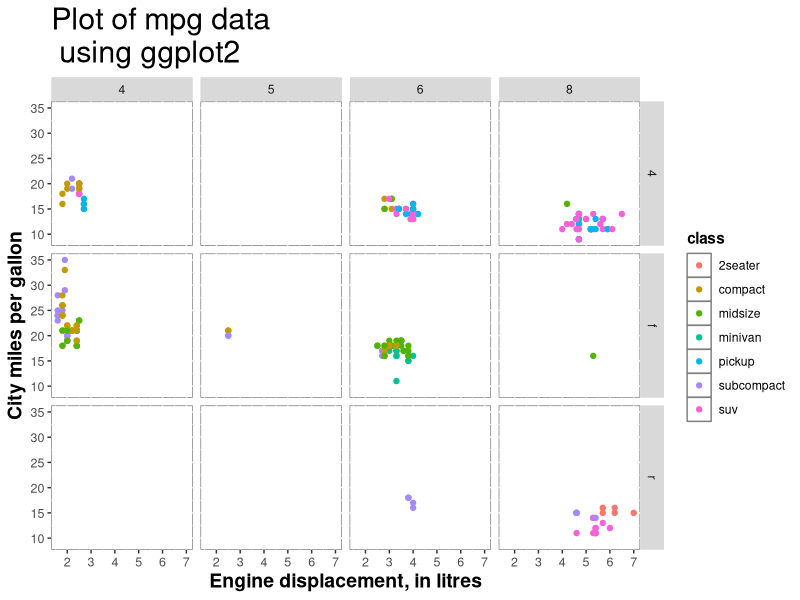
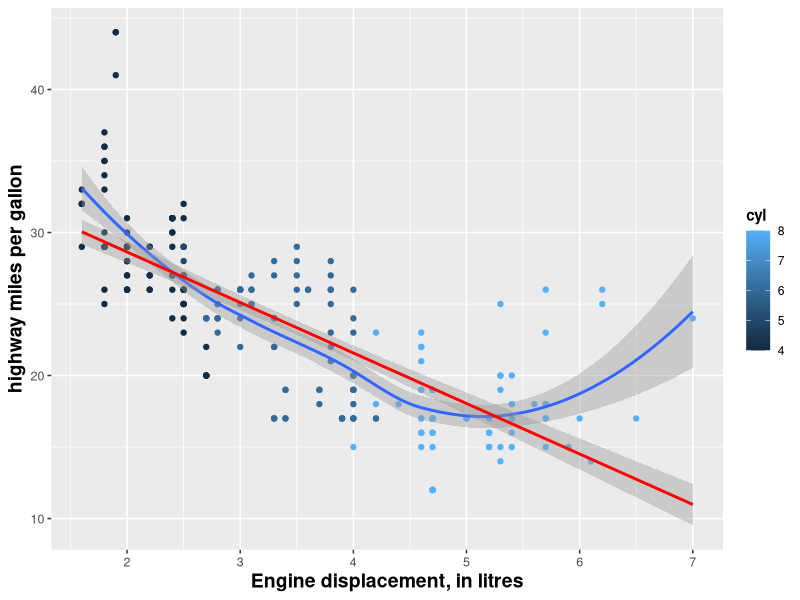

Source code (R) for these figures, in order:
## ---- chunk 1
knitr::opts_chunk$set(echo = FALSE, warning = FALSE, message = FALSE)
## ---- chunk 2
#mfrow(c(1,2))
library(ggplot2) 
ggplot(data = mpg) +
  aes(x = displ, y = cty, colour = class) + 
  geom_point() +
  facet_grid(drv ~ cyl) +
  ggtitle("Plot of mpg data \n using ggplot2") +
  xlab("Engine displacement, in litres") + ylab("City miles per gallon") +
  theme(axis.text = element_text(size = 9),
               axis.title = element_text(size = 14, face = "bold"),
               plot.title = element_text(size = rel(2)),
               legend.title = element_text(face = "bold"),
               panel.background = element_rect(fill = "white", colour = "grey50"))  

## ---- chunk 3
ggplot(data = mpg) +
  aes(x = displ, y = hwy) + 
  geom_point(aes(colour = cyl)) + 
  # Default smoother is LOESS
  geom_smooth() +
  geom_smooth(method = "lm", colour = "red") +
  xlab("Engine displacement, in litres") + ylab("highway miles per gallon") +
  theme(axis.text = element_text(size = 9),
               axis.title = element_text(size = 14, face = "bold"),
               plot.title = element_text(size = rel(2)),
               legend.title = element_text(face = "bold"))  
